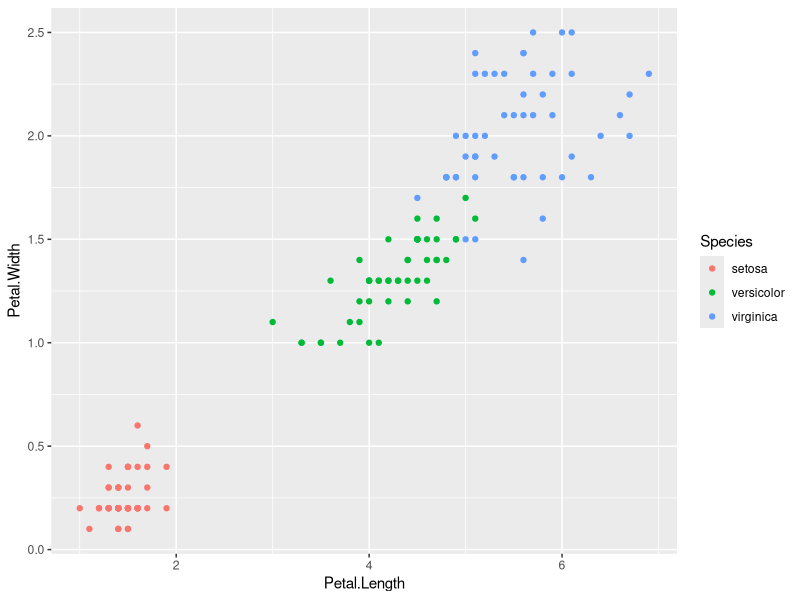
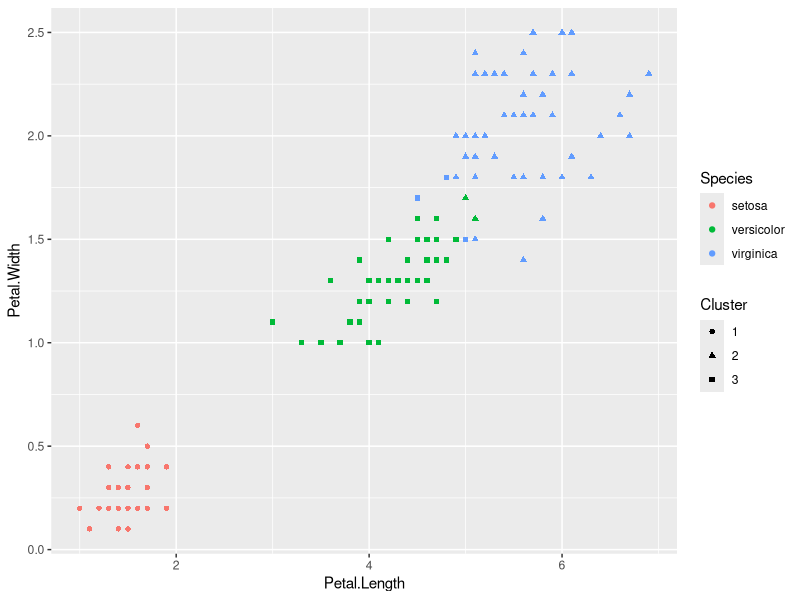
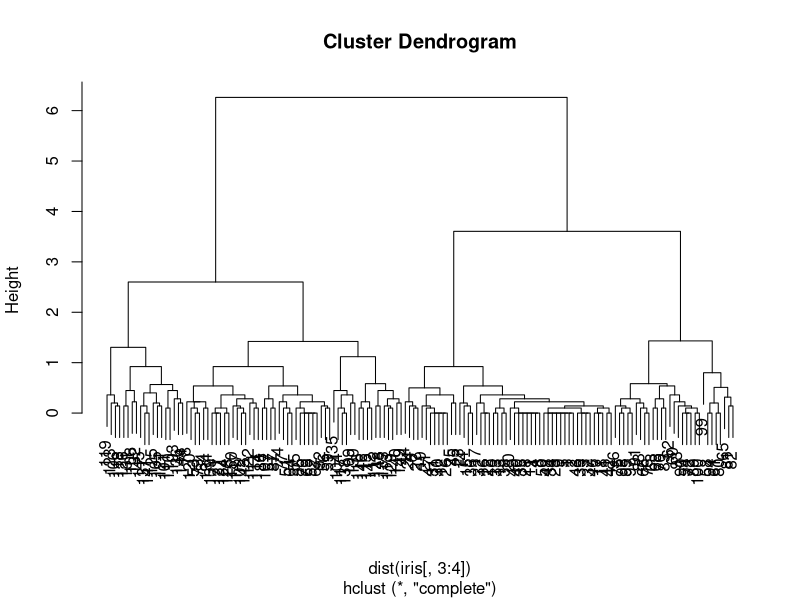

The R script that drew these images, in order:
################################################################################
### IRD
### Lab 07
### Analiza skupien (clustering, grupowanie) i powtorzenie przed kolokwium
################################################################################

################################################################################
# Clustering - grupowanie
################################################################################

library(datasets)
library(ggplot2)
iris

# Wizualizacja zbioru danych
ggplot(iris, aes(Petal.Length, Petal.Width, color = Species)) + geom_point()

set.seed(1)

# Grupowanie metoda k-srednich - z uzyciem 2 kolumn danych

irisCluster <- kmeans(iris[, 3:4], centers = 3, nstart = 10)
irisCluster

# Porownanie odkrytych grup z podzialem na gatunki
table(irisCluster$cluster, iris$Species)

# Wizualizacja wynikow grupowania
iris$Cluster <- as.factor(irisCluster$cluster)
ggplot(iris, aes(Petal.Length, Petal.Width, color = Species, shape = Cluster)) + geom_point()

# Grupowanie hierarchiczne - z uzyciem 2 kolumn danych

clusters <- hclust(dist(iris[, 3:4]))
plot(clusters)

clusterCut <- cutree(clusters, 3)
table(clusterCut, iris$Species)

################################################################################
# Zadanie 1
################################################################################

# Wykonaj clustering roslin ze zbioru danych iris
# uzywajac wymiarow lisci (sepal) zamiast kwiatow (petal).
# Zwizualizuj wyniki. Jak dobrze odkryte grupy pokrywaja sie z naturalnym
# podzialem na gatunki?

# Wykonaj i zwizualizuj analogiczne grupowanie, tym razem uzywajac wszystkich
# dostepnych informacji o wymiarach roslin. Czy poprawilo to wyniki?


################################################################################
# Powtorzenie przed kolokwium
################################################################################

# Rozwiaz zadania 1, 3, 4 z przykladowego kolokwium: 
# https://github.com/kaftanowicz/ird/blob/master/exam/kolokwium_przyklad.pdf